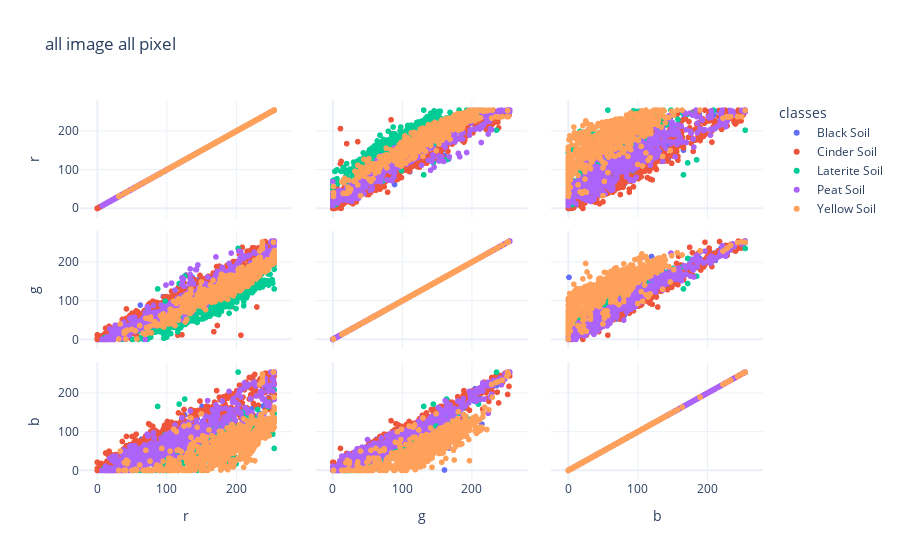
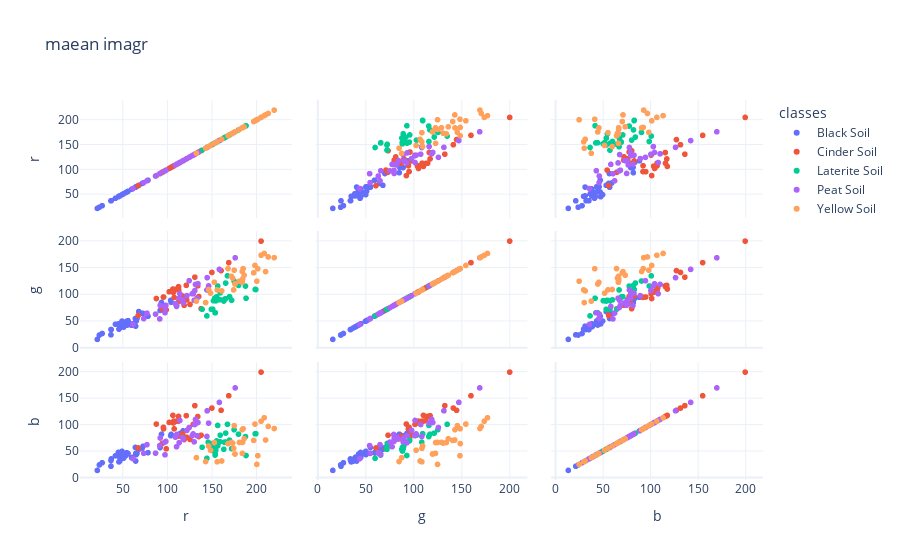
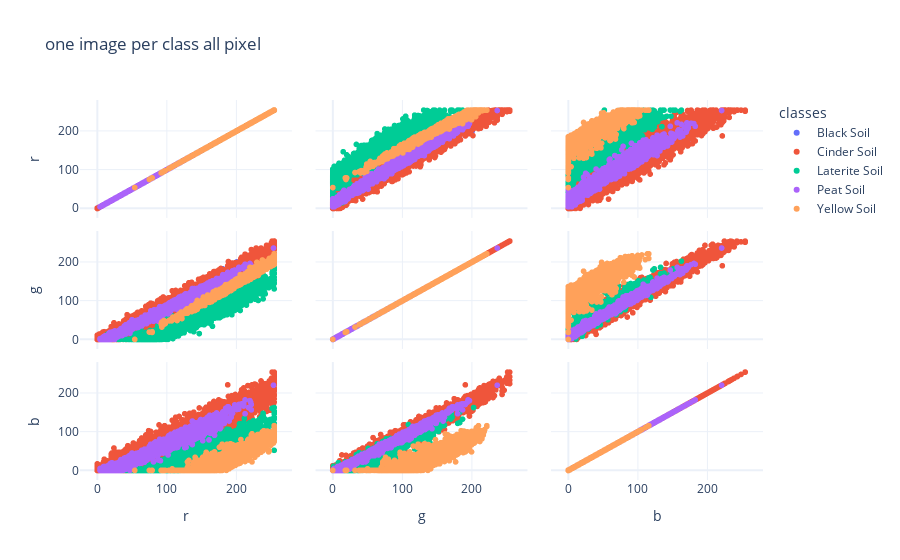
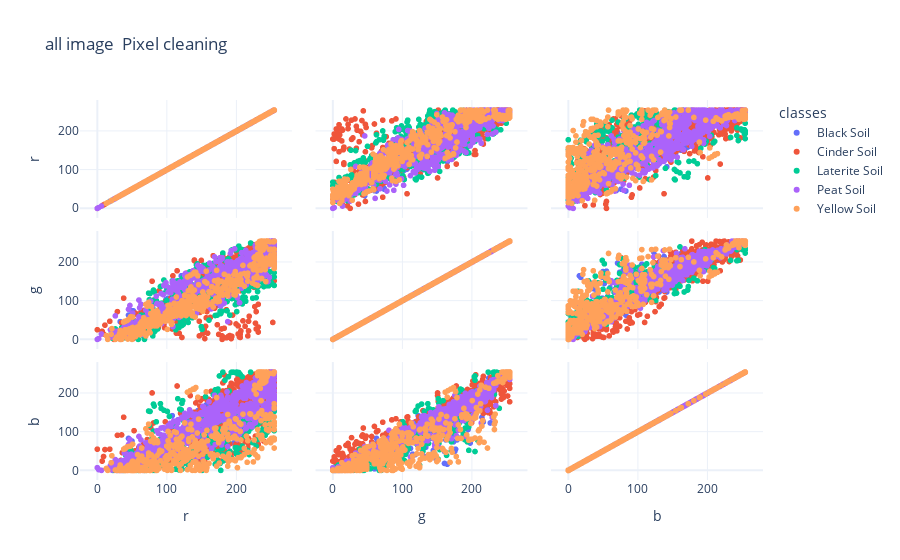

Source (notebook cell) for these figures, in order:
### Code cell
# scatter plot 

data_image=data_image.groupby(by=['classes']).sample(frac=0.005)
fig = px.scatter_matrix(data_image, dimensions=["r", "g", "b"],color="classes",template="plotly_white", height=800,
                       title="all image all pixel ")
fig.show()
print('#########################################################')
fig = px.scatter_matrix(data_image_mean, dimensions=["r", "g", "b"],color="classes",template="plotly_white", height=800,
                         title="maean imagr")
fig.show()
print('#########################################################')    
fig = px.scatter_matrix(data_image_Selecting, dimensions=["r", "g", "b"],color="classes",template="plotly_white", height=800,
                         title="one image per class all pixel ")
fig.show()
print('#########################################################')
data_image_cleaning=data_image_cleaning.groupby(by=['classes']).sample(frac=0.01)
fig = px.scatter_matrix(data_image_cleaning, dimensions=["r", "g", "b"],color="classes",template="plotly_white", height=800,
                         title="all image  Pixel cleaning" )
fig.show()

### Figure 1 — Plotly figure (JSON) as saved in the notebook; plotly's stock layout.template omitted (floating-point values rounded to 4 significant figures; data arrays with more than 128 entries replaced by an {"elided": "..."} marker saying what was removed)
{"data": [{"dimensions": [{"axis": {"matches": true}, "label": "r", "values": {"elided": "758 int values"}}, {"axis": {"matches": true}, "label": "g", "values": {"elided": "758 int values"}}, {"axis": {"matches": true}, "label": "b", "values": {"elided": "758 int values"}}], "hovertemplate": "classes=Black Soil<br>%{xaxis.title.text}=%{x}<br>%{yaxis.title.text}=%{y}<extra></extra>", "legendgroup": "Black Soil", "marker": {"color": "#636efa", "symbol": "circle"}, "name": "Black Soil", "showlegend": true, "type": "splom"}, {"dimensions": [{"axis": {"matches": true}, "label": "r", "values": {"elided": "614 int values"}}, {"axis": {"matches": true}, "label": "g", "values": {"elided": "614 int values"}}, {"axis": {"matches": true}, "label": "b", "values": {"elided": "614 int values"}}], "hovertemplate": "classes=Cinder Soil<br>%{xaxis.title.text}=%{x}<br>%{yaxis.title.text}=%{y}<extra></extra>", "legendgroup": "Cinder Soil", "marker": {"color": "#EF553B", "symbol": "circle"}, "name": "Cinder Soil", "showlegend": true, "type": "splom"}, {"dimensions": [{"axis": {"matches": true}, "label": "r", "values": {"elided": "614 int values"}}, {"axis": {"matches": true}, "label": "g", "values": {"elided": "614 int values"}}, {"axis": {"matches": true}, "label": "b", "values": {"elided": "614 int values"}}], "hovertemplate": "classes=Laterite Soil<br>%{xaxis.title.text}=%{x}<br>%{yaxis.title.text}=%{y}<extra></extra>", "legendgroup": "Laterite Soil", "marker": {"color": "#00cc96", "symbol": "circle"}, "name": "Laterite Soil", "showlegend": true, "type": "splom"}, {"dimensions": [{"axis": {"matches": true}, "label": "r", "values": {"elided": "614 int values"}}, {"axis": {"matches": true}, "label": "g", "values": {"elided": "614 int values"}}, {"axis": {"matches": true}, "label": "b", "values": {"elided": "614 int values"}}], "hovertemplate": "classes=Peat Soil<br>%{xaxis.title.text}=%{x}<br>%{yaxis.title.text}=%{y}<extra></extra>", "legendgroup": "Peat Soil", "marker": {"color": "#ab63fa", "symbol": "circle"}, "name": "Peat Soil", "showlegend": true, "type": "splom"}, {"dimensions": [{"axis": {"matches": true}, "label": "r", "values": {"elided": "594 int values"}}, {"axis": {"matches": true}, "label": "g", "values": {"elided": "594 int values"}}, {"axis": {"matches": true}, "label": "b", "values": {"elided": "594 int values"}}], "hovertemplate": "classes=Yellow Soil<br>%{xaxis.title.text}=%{x}<br>%{yaxis.title.text}=%{y}<extra></extra>", "legendgroup": "Yellow Soil", "marker": {"color": "#FFA15A", "symbol": "circle"}, "name": "Yellow Soil", "showlegend": true, "type": "splom"}], "layout": {"autosize": true, "dragmode": "select", "legend": {"title": {"text": "classes"}, "tracegroupgap": 0}, "title": {"text": "all image all pixel "}, "xaxis": {"autorange": true, "range": [-20.58, 275.6], "type": "linear"}, "xaxis2": {"autorange": true, "range": [-20.58, 275.6], "type": "linear"}, "xaxis3": {"autorange": true, "range": [-20.58, 275.6], "type": "linear"}, "yaxis": {"autorange": true, "range": [-20.58, 275.6], "type": "linear"}, "yaxis2": {"autorange": true, "range": [-20.58, 275.6], "type": "linear"}, "yaxis3": {"autorange": true, "range": [-20.58, 275.6], "type": "linear"}}}

### Figure 2 — Plotly figure (JSON) as saved in the notebook; plotly's stock layout.template omitted (floating-point values rounded to 4 significant figures)
{"data": [{"dimensions": [{"axis": {"matches": true}, "label": "r", "values": [93.59, 53.55, 49.23, 46.85, 36.85, 91.99, 45.1, 114.6, 104.4, 71.91, 45.21, 54.55, 55.33, 41.9, 103.9, 68.07, 23.84, 45.81, 64.76, 46.73, 65.19, 78.42, 51.02, 60.87, 64.55, 60.03, 66.07, 37.06, 36.83, 46.71, 26.91, 21.47, 117.9, 56, 49.86, 64.27, 72.84]}, {"axis": {"matches": true}, "label": "g", "values": [85.06, 44.86, 50.05, 39.74, 34.23, 70.05, 44.69, 93.04, 85.52, 64.54, 44.28, 49.73, 42.63, 44.1, 89.03, 67.92, 23.84, 34.88, 51.75, 37.27, 50.24, 59.17, 38.62, 44.85, 40.53, 42.14, 54.75, 33.99, 24.2, 39.19, 26.73, 15.65, 94.77, 50.91, 42.98, 54.92, 64.48]}, {"axis": {"matches": true}, "label": "b", "values": [82.02, 41.5, 49.58, 38.72, 32.21, 56.7, 47.55, 83.51, 81.71, 55.94, 42.08, 47.03, 44.42, 41.04, 79.29, 53.42, 23.84, 29.55, 45.84, 31.15, 43.38, 47.04, 36.54, 38.14, 31.17, 37.33, 45.68, 35.18, 21.29, 38.11, 27.9, 13.44, 88.5, 45.37, 39.74, 56.97, 59.23]}], "hovertemplate": "classes=Black Soil<br>%{xaxis.title.text}=%{x}<br>%{yaxis.title.text}=%{y}<extra></extra>", "legendgroup": "Black Soil", "marker": {"color": "#636efa", "symbol": "circle"}, "name": "Black Soil", "showlegend": true, "type": "splom"}, {"dimensions": [{"axis": {"matches": true}, "label": "r", "values": [95.89, 112.9, 160.6, 169.1, 112.5, 121.5, 95.76, 87.8, 102.2, 131.1, 119.0, 117.5, 98.92, 205.4, 94.32, 112.7, 113.0, 125.6, 150.2, 67.41, 135.4, 138.1, 107.8, 107.4, 122.0, 110.4, 129.2, 134.4, 106.9, 106.4]}, {"axis": {"matches": true}, "label": "g", "values": [95.27, 108.9, 144.9, 159.9, 112.8, 117.2, 95.29, 92.43, 105.1, 132.6, 79.71, 97.15, 71.21, 200.3, 73.04, 114.7, 87.26, 81.27, 141.5, 60.68, 96.2, 73.35, 94.57, 105.1, 89.91, 110.1, 101.5, 116.3, 104.1, 110.3]}, {"axis": {"matches": true}, "label": "b", "values": [92.17, 107.1, 127.4, 155.1, 107.8, 117.3, 95.12, 101.3, 104.5, 136.3, 71.82, 82.91, 54.35, 199.9, 64.42, 115.9, 78.59, 72.19, 131.7, 55.99, 77.57, 80.21, 92.23, 107.0, 76.2, 106.9, 100.7, 115.7, 103.4, 117.8]}], "hovertemplate": "classes=Cinder Soil<br>%{xaxis.title.text}=%{x}<br>%{yaxis.title.text}=%{y}<extra></extra>", "legendgroup": "Cinder Soil", "marker": {"color": "#EF553B", "symbol": "circle"}, "name": "Cinder Soil", "showlegend": true, "type": "splom"}, {"dimensions": [{"axis": {"matches": true}, "label": "r", "values": [198.8, 139.2, 165.6, 146.0, 156.8, 144.6, 187.9, 163.6, 172.4, 188.5, 159.5, 153.8, 164.4, 152.9, 155.5, 153.5, 199.6, 159.3, 180.1, 175.1, 165.7, 156.7, 154.5, 167.7, 149.6, 152.0, 154.1, 164.4, 151.1, 170.0]}, {"axis": {"matches": true}, "label": "g", "values": [109.5, 72.23, 91.94, 108.5, 89.89, 59.8, 115.8, 87.74, 89.18, 93.0, 103.0, 65.61, 91.03, 88.35, 95.53, 93.17, 109.4, 90.16, 117.1, 125.4, 121.5, 116.0, 88.06, 135.1, 72.19, 88.34, 65.74, 91.03, 72.47, 95.99]}, {"axis": {"matches": true}, "label": "b", "values": [82.84, 57.35, 67.29, 66.95, 60.02, 36.36, 77.6, 53.57, 54.67, 41.69, 80.23, 42.48, 66.99, 57.24, 69.32, 66.34, 82.95, 67.91, 82.16, 90.61, 84.16, 98.74, 51.62, 100.9, 53.41, 50.24, 44.32, 66.99, 64.58, 70.84]}], "hovertemplate": "classes=Laterite Soil<br>%{xaxis.title.text}=%{x}<br>%{yaxis.title.text}=%{y}<extra></extra>", "legendgroup": "Laterite Soil", "marker": {"color": "#00cc96", "symbol": "circle"}, "name": "Laterite Soil", "showlegend": true, "type": "splom"}, {"dimensions": [{"axis": {"matches": true}, "label": "r", "values": [118.2, 110.5, 91.63, 144.9, 131.8, 176.4, 61.58, 114.2, 92.1, 128.0, 124.7, 98.53, 131.1, 109.3, 97.28, 158.6, 113.4, 97.53, 117.2, 146.5, 144.6, 73.57, 130.3, 122.2, 86.88, 77.26, 133.6, 129.1, 134.6, 110.8]}, {"axis": {"matches": true}, "label": "g", "values": [84.27, 77.55, 54.09, 131.6, 118.9, 169.0, 43.75, 101.5, 79.72, 101.3, 125.9, 79.52, 107.4, 82.42, 75.27, 147.2, 92.98, 65.7, 90.0, 116.2, 108.6, 54.58, 89.08, 97.84, 63.14, 64.95, 93.18, 102.6, 120.1, 79.26]}, {"axis": {"matches": true}, "label": "b", "values": [73.0, 58.28, 60.5, 126.5, 110.2, 170.0, 35.71, 108.2, 74.92, 79.35, 94.77, 68.38, 100.5, 76.56, 67.1, 142.4, 65.92, 43.0, 75.68, 103.1, 77.86, 45.88, 67.54, 89.31, 46.14, 62.27, 79.1, 82.69, 104.3, 81.63]}], "hovertemplate": "classes=Peat Soil<br>%{xaxis.title.text}=%{x}<br>%{yaxis.title.text}=%{y}<extra></extra>", "legendgroup": "Peat Soil", "marker": {"color": "#ab63fa", "symbol": "circle"}, "name": "Peat Soil", "showlegend": true, "type": "splom"}, {"dimensions": [{"axis": {"matches": true}, "label": "r", "values": [185.2, 175.3, 161.2, 176.2, 186.4, 184.6, 197.1, 156.1, 176.2, 143.2, 201.8, 148.7, 205.5, 132.8, 173.5, 200.7, 198.6, 146.5, 168.3, 181.1, 210.5, 184.3, 174.6, 184.4, 153.0, 172.1, 209.0, 213.5, 220.2]}, {"axis": {"matches": true}, "label": "g", "values": [148.6, 145.7, 106.8, 119.8, 136.2, 129.1, 140.8, 108.6, 119.8, 84.79, 148.4, 102.6, 173.8, 87.57, 130.9, 125.0, 154.6, 109.4, 148.7, 125.1, 143.0, 143.2, 108.7, 122.8, 123.0, 134.2, 177.1, 170.6, 169.3]}, {"axis": {"matches": true}, "label": "b", "values": [92.44, 98.27, 31.28, 44.55, 73.43, 66.54, 70.36, 29.67, 44.55, 30.23, 41.28, 51.66, 106.8, 37.62, 65.32, 24.84, 101.4, 59.69, 64.29, 66.41, 71.1, 90.73, 55.25, 45.69, 66.24, 66.35, 113.3, 96.85, 92.89]}], "hovertemplate": "classes=Yellow Soil<br>%{xaxis.title.text}=%{x}<br>%{yaxis.title.text}=%{y}<extra></extra>", "legendgroup": "Yellow Soil", "marker": {"color": "#FFA15A", "symbol": "circle"}, "name": "Yellow Soil", "showlegend": true, "type": "splom"}], "layout": {"autosize": true, "dragmode": "select", "legend": {"title": {"text": "classes"}, "tracegroupgap": 0}, "title": {"text": "maean imagr"}, "xaxis": {"autorange": true, "range": [5.436, 236.2], "type": "linear"}, "xaxis2": {"autorange": true, "range": [0.7427, 215.3], "type": "linear"}, "xaxis3": {"autorange": true, "range": [-1.616, 215.0], "type": "linear"}, "yaxis": {"autorange": true, "range": [5.436, 236.2], "type": "linear"}, "yaxis2": {"autorange": true, "range": [0.7427, 215.3], "type": "linear"}, "yaxis3": {"autorange": true, "range": [-1.616, 215.0], "type": "linear"}}}

### Figure 3 — Plotly figure (JSON) as saved in the notebook; plotly's stock layout.template omitted (floating-point values rounded to 4 significant figures; data arrays with more than 128 entries replaced by an {"elided": "..."} marker saying what was removed)
{"data": [{"dimensions": [{"axis": {"matches": true}, "label": "r", "values": {"elided": "4096 int values"}}, {"axis": {"matches": true}, "label": "g", "values": {"elided": "4096 int values"}}, {"axis": {"matches": true}, "label": "b", "values": {"elided": "4096 int values"}}], "hovertemplate": "classes=Black Soil<br>%{xaxis.title.text}=%{x}<br>%{yaxis.title.text}=%{y}<extra></extra>", "legendgroup": "Black Soil", "marker": {"color": "#636efa", "symbol": "circle"}, "name": "Black Soil", "showlegend": true, "type": "splom"}, {"dimensions": [{"axis": {"matches": true}, "label": "r", "values": {"elided": "4096 int values"}}, {"axis": {"matches": true}, "label": "g", "values": {"elided": "4096 int values"}}, {"axis": {"matches": true}, "label": "b", "values": {"elided": "4096 int values"}}], "hovertemplate": "classes=Cinder Soil<br>%{xaxis.title.text}=%{x}<br>%{yaxis.title.text}=%{y}<extra></extra>", "legendgroup": "Cinder Soil", "marker": {"color": "#EF553B", "symbol": "circle"}, "name": "Cinder Soil", "showlegend": true, "type": "splom"}, {"dimensions": [{"axis": {"matches": true}, "label": "r", "values": {"elided": "4096 int values"}}, {"axis": {"matches": true}, "label": "g", "values": {"elided": "4096 int values"}}, {"axis": {"matches": true}, "label": "b", "values": {"elided": "4096 int values"}}], "hovertemplate": "classes=Laterite Soil<br>%{xaxis.title.text}=%{x}<br>%{yaxis.title.text}=%{y}<extra></extra>", "legendgroup": "Laterite Soil", "marker": {"color": "#00cc96", "symbol": "circle"}, "name": "Laterite Soil", "showlegend": true, "type": "splom"}, {"dimensions": [{"axis": {"matches": true}, "label": "r", "values": {"elided": "4096 int values"}}, {"axis": {"matches": true}, "label": "g", "values": {"elided": "4096 int values"}}, {"axis": {"matches": true}, "label": "b", "values": {"elided": "4096 int values"}}], "hovertemplate": "classes=Peat Soil<br>%{xaxis.title.text}=%{x}<br>%{yaxis.title.text}=%{y}<extra></extra>", "legendgroup": "Peat Soil", "marker": {"color": "#ab63fa", "symbol": "circle"}, "name": "Peat Soil", "showlegend": true, "type": "splom"}, {"dimensions": [{"axis": {"matches": true}, "label": "r", "values": {"elided": "4096 int values"}}, {"axis": {"matches": true}, "label": "g", "values": {"elided": "4096 int values"}}, {"axis": {"matches": true}, "label": "b", "values": {"elided": "4096 int values"}}], "hovertemplate": "classes=Yellow Soil<br>%{xaxis.title.text}=%{x}<br>%{yaxis.title.text}=%{y}<extra></extra>", "legendgroup": "Yellow Soil", "marker": {"color": "#FFA15A", "symbol": "circle"}, "name": "Yellow Soil", "showlegend": true, "type": "splom"}], "layout": {"autosize": true, "dragmode": "select", "legend": {"title": {"text": "classes"}, "tracegroupgap": 0}, "title": {"text": "one image per class all pixel "}, "xaxis": {"autorange": true, "range": [-20.58, 275.6], "type": "linear"}, "xaxis2": {"autorange": true, "range": [-20.58, 275.6], "type": "linear"}, "xaxis3": {"autorange": true, "range": [-20.58, 275.6], "type": "linear"}, "yaxis": {"autorange": true, "range": [-20.58, 275.6], "type": "linear"}, "yaxis2": {"autorange": true, "range": [-20.58, 275.6], "type": "linear"}, "yaxis3": {"autorange": true, "range": [-20.58, 275.6], "type": "linear"}}}

### Figure 4 — Plotly figure (JSON) as saved in the notebook; plotly's stock layout.template omitted (floating-point values rounded to 4 significant figures; data arrays with more than 128 entries replaced by an {"elided": "..."} marker saying what was removed)
{"data": [{"dimensions": [{"axis": {"matches": true}, "label": "r", "values": {"elided": "349 int values"}}, {"axis": {"matches": true}, "label": "g", "values": {"elided": "349 int values"}}, {"axis": {"matches": true}, "label": "b", "values": {"elided": "349 int values"}}], "hovertemplate": "classes=Black Soil<br>%{xaxis.title.text}=%{x}<br>%{yaxis.title.text}=%{y}<extra></extra>", "legendgroup": "Black Soil", "marker": {"color": "#636efa", "symbol": "circle"}, "name": "Black Soil", "showlegend": true, "type": "splom"}, {"dimensions": [{"axis": {"matches": true}, "label": "r", "values": {"elided": "970 int values"}}, {"axis": {"matches": true}, "label": "g", "values": {"elided": "970 int values"}}, {"axis": {"matches": true}, "label": "b", "values": {"elided": "970 int values"}}], "hovertemplate": "classes=Cinder Soil<br>%{xaxis.title.text}=%{x}<br>%{yaxis.title.text}=%{y}<extra></extra>", "legendgroup": "Cinder Soil", "marker": {"color": "#EF553B", "symbol": "circle"}, "name": "Cinder Soil", "showlegend": true, "type": "splom"}, {"dimensions": [{"axis": {"matches": true}, "label": "r", "values": {"elided": "373 int values"}}, {"axis": {"matches": true}, "label": "g", "values": {"elided": "373 int values"}}, {"axis": {"matches": true}, "label": "b", "values": {"elided": "373 int values"}}], "hovertemplate": "classes=Laterite Soil<br>%{xaxis.title.text}=%{x}<br>%{yaxis.title.text}=%{y}<extra></extra>", "legendgroup": "Laterite Soil", "marker": {"color": "#00cc96", "symbol": "circle"}, "name": "Laterite Soil", "showlegend": true, "type": "splom"}, {"dimensions": [{"axis": {"matches": true}, "label": "r", "values": {"elided": "909 int values"}}, {"axis": {"matches": true}, "label": "g", "values": {"elided": "909 int values"}}, {"axis": {"matches": true}, "label": "b", "values": {"elided": "909 int values"}}], "hovertemplate": "classes=Peat Soil<br>%{xaxis.title.text}=%{x}<br>%{yaxis.title.text}=%{y}<extra></extra>", "legendgroup": "Peat Soil", "marker": {"color": "#ab63fa", "symbol": "circle"}, "name": "Peat Soil", "showlegend": true, "type": "splom"}, {"dimensions": [{"axis": {"matches": true}, "label": "r", "values": {"elided": "465 int values"}}, {"axis": {"matches": true}, "label": "g", "values": {"elided": "465 int values"}}, {"axis": {"matches": true}, "label": "b", "values": {"elided": "465 int values"}}], "hovertemplate": "classes=Yellow Soil<br>%{xaxis.title.text}=%{x}<br>%{yaxis.title.text}=%{y}<extra></extra>", "legendgroup": "Yellow Soil", "marker": {"color": "#FFA15A", "symbol": "circle"}, "name": "Yellow Soil", "showlegend": true, "type": "splom"}], "layout": {"autosize": true, "dragmode": "select", "legend": {"title": {"text": "classes"}, "tracegroupgap": 0}, "title": {"text": "all image  Pixel cleaning"}, "xaxis": {"autorange": true, "range": [-20.58, 275.6], "type": "linear"}, "xaxis2": {"autorange": true, "range": [-20.58, 275.6], "type": "linear"}, "xaxis3": {"autorange": true, "range": [-20.58, 275.6], "type": "linear"}, "yaxis": {"autorange": true, "range": [-20.58, 275.6], "type": "linear"}, "yaxis2": {"autorange": true, "range": [-20.58, 275.6], "type": "linear"}, "yaxis3": {"autorange": true, "range": [-20.58, 275.6], "type": "linear"}}}
